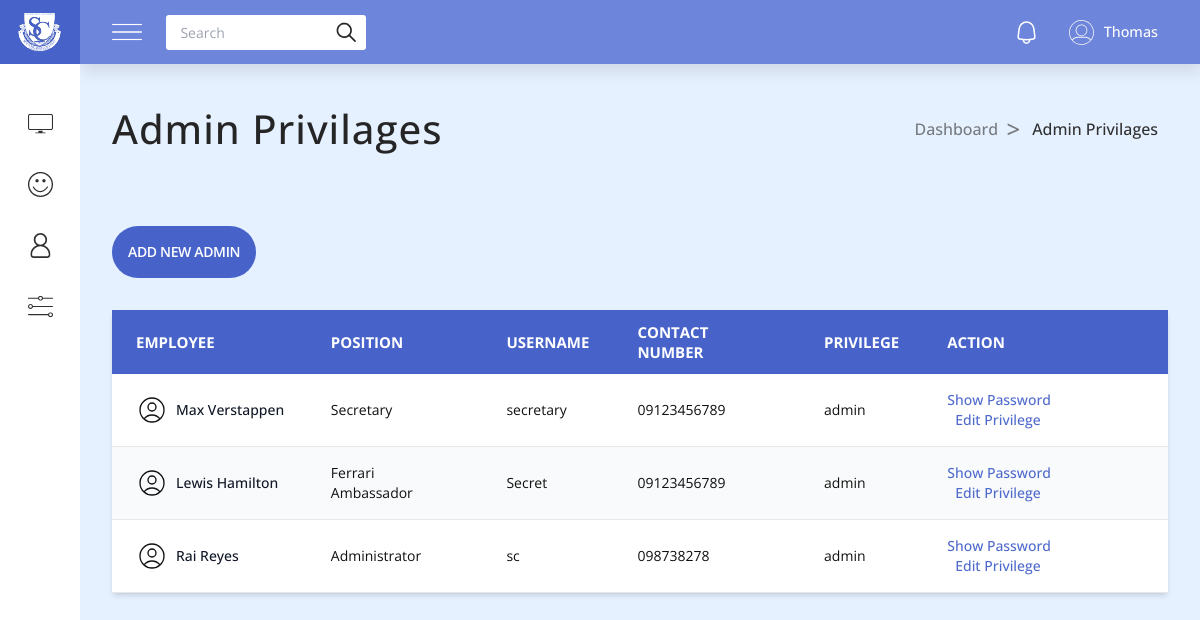
Page /admin/admin_privilages.php (signed in) on the committed database.
### tables this page shows
CREATE TABLE `admin_tbl` (
  `admin_id` int(10) NOT NULL,
  `username` varchar(100) NOT NULL,
  `password` varchar(255) NOT NULL,
  `fname` varchar(150) NOT NULL,
  `lname` varchar(150) NOT NULL,
  `contact` varchar(150) NOT NULL,
  `position` varchar(150) NOT NULL,
  `privilage` enum('super_admin','admin') NOT NULL,
  `photo_path` varchar(255) DEFAULT NULL
);

### admin/admin_privilages.php (the view, shortened to what this page needs)
<?php
include('includes/query.php');
$sql = "SELECT * FROM admin_tbl WHERE privilage != 'super_admin'";
$result = mysqli_query($conn, $sql) or die(mysqli_error($conn));
$rows = mysqli_fetch_all($result, MYSQLI_ASSOC);
?>
<!DOCTYPE html>
<html lang="en">
<head>
    <link rel="stylesheet" href="styles/nav.css" />
    <link rel="stylesheet" href="styles/main.css">
    <script src="https://cdn.tailwindcss.com"></script>
</head>
<body class="flex flex-col min-[950px]:flex-row">
    <?php require 'partials/aside.php' ?>
    <?php require 'partials/nav.php' ?>
    <section class="section">
        <div class="section-title">
            <h1>Admin Privilages</h1>
            <div class="breadcrumbs">
                <a href="/hrms/admin/">Dashboard</a>
                <a href="#">Admin Privilages</a>
            </div>
        </div>
        <?php if ($rows != null && is_array($rows) && count($rows) > 0) : ?>
            <div class="w-full">
                <div class="py-8">
                    <button id="modal_btn" class="text-sm font-semibold uppercase tracking-tight text-white bg-[#4763ca] py-4 px-4 rounded-full hover:opacity-95">Add New Admin</button>
                </div>
                <div class="relative overflow-x-auto shadow-md">
                    <table class="w-full text-sm text-left text-gray table-auto">
                        <thead class="text-[15px] text-white uppercase bg-[#4763ca]">
                            <tr>
                                <th scope="col" class="px-6 py-3">Employee</th>
                                <th scope="col" class="px-6 py-3">Position</th>
                                <th scope="col" class="px-6 py-3">Username</th>
                                <th scope="col" class="px-6 py-3">Contact Number</th>
                                <th scope="col" class="px-6 py-3">Privilege</th>
                                <th scope="col" class="px-6 py-3">Action</th>
                            </tr>
                        </thead>
                        <tbody>
                            <?php foreach ($rows as $row) : ?>
                                <tr class="odd:bg-white even:bg-gray-50 border-b">
                                    <td scope="row" class="px-6 py-4 font-medium text-gray-900 whitespace-nowrap">
                                        <div class="flex items-center gap-2">
                                            <img class="w-8 h-8 object-contain object-center aspect-square" src="/HRMS/admin/images/profile-black.svg" alt="photo">
                                            <span><?= $row['fname'] . " " .  $row['lname'] ?></span>
                                        </div>
                                    </td>
                                    <td class="px-6 py-4">
                                        <?= $row['position'] ?>
                                    </td>
                                    <td class="px-6 py-4">
                                        <?= $row['username'] ?>
                                    </td>
                                    <td class="px-6 py-4">
                                        <?= $row['contact'] ?>
                                    </td>
                                    <td class="px-6 py-4">
                                        <?= $row['privilage'] ?>
                                    </td>
                                    <td class="actions px-6 py-4 space-x-2">
                                        <button data-admin-id="<?= $row['admin_id'] ?>" class="show_password_btn font-medium text-[#4f6acd]  hover:underline whitespace-nowrap">Show Password</button>
                                        <button data-admin-id="<?= $row['admin_id'] ?>" class="edit_privilage_btn font-medium text-[#4f6acd]  hover:underline whitespace-nowrap">Edit Privilege</button>
                                    </td>
                                </tr>
                            <?php endforeach; ?>
                        </tbody>
                    </table>
                </div>
            </div>
        <?php endif; ?>
    </section>
</body>
</html>

### admin/styles/main.css (style rules this page uses)
*, *::after, *::before { margin: 0; padding: 0; box-sizing: border-box; font-family: "Open Sans", Arial, sans-serif; }
:root { --primary-color: #e6f1ff; --secondary-color: #101010; --sidebar-open-width: 18rem; --navbar-height: 4rem; --sidebar-close-width: 5rem; --percentage-height: 3px; --m-navbar-height: 4rem; }
body { min-height: 100vh; background: var(--primary-color); color: var(--secondary-color); }
body, h1, h2, h3, p, ul, li { margin: 0; padding: 0; }
img { max-width: 100%; height: auto; }
button { outline: none; background: none; border: none; }
.section { width: 100%; padding: 2rem; padding-top: var(--navbar-height); padding-bottom: 2rem; }
.section-title { width: 100%; display: flex; justify-content: space-between; align-items: center; color: #252525; padding: 2.2rem 0; }
.section-title h1 { font-size: 2.5rem; font-weight: 500; letter-spacing: 1px; }
.section-title .breadcrumbs { display: flex; justify-content: center; align-items: center; }
.section-title .breadcrumbs a { display: flex; justify-content: center; align-items: center; font-size: 16px; font-weight: 500; padding: 10px; color: #303030; }
.section-title .breadcrumbs > :not(:last-child) { position: relative; padding-right: 1.5rem; color: #767a7f; }
.section-title .breadcrumbs > :not(:last-child)::after { content: ">"; position: absolute; right: 2px; font-size: 1.5rem; }

### rows in the picture
admin_tbl: fname "Max", lname "Verstappen", position "Secretary", username "secretary", contact "09123456789", privilage "admin"
admin_tbl: fname "Lewis", lname "Hamilton", position "Ferrari Ambassador", username "Secret", contact "09123456789", privilage "admin"
admin_tbl: fname "Rai", lname "Reyes", position "Administrator", username "sc", contact "098738278", privilage "admin"
